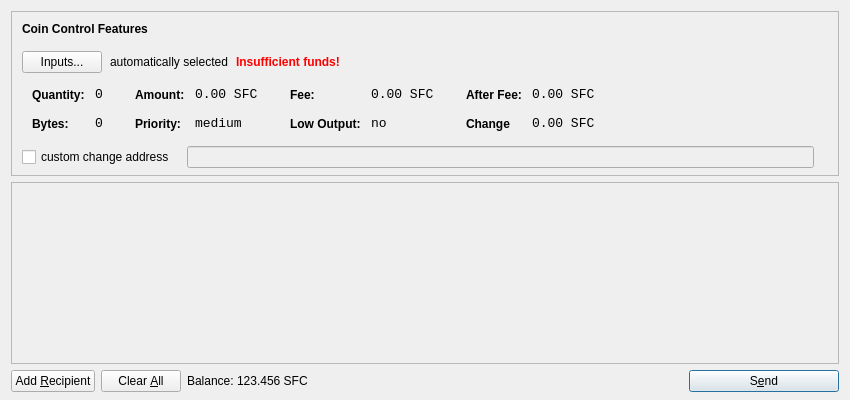
<?xml version="1.0" encoding="UTF-8"?>
<ui version="4.0">
 <class>SendCoinsDialog</class>
 <widget class="QDialog" name="SendCoinsDialog">
  <property name="geometry">
   <rect>
    <x>0</x>
    <y>0</y>
    <width>850</width>
    <height>400</height>
   </rect>
  </property>
  <property name="windowTitle">
   <string>Send Coins</string>
  </property>
  <layout class="QVBoxLayout" name="verticalLayout" stretch="0,1,0">
   <property name="bottomMargin">
    <number>8</number>
   </property>
   <item>
    <widget class="QFrame" name="frameCoinControl">
     <property name="sizePolicy">
      <sizepolicy hsizetype="Expanding" vsizetype="Expanding">
       <horstretch>0</horstretch>
       <verstretch>0</verstretch>
      </sizepolicy>
     </property>
     <property name="maximumSize">
      <size>
       <width>16777215</width>
       <height>16777215</height>
      </size>
     </property>
     <property name="frameShape">
      <enum>QFrame::StyledPanel</enum>
     </property>
     <property name="frameShadow">
      <enum>QFrame::Sunken</enum>
     </property>
     <layout class="QVBoxLayout" name="verticalLayoutCoinControl2">
      <property name="spacing">
       <number>-1</number>
      </property>
      <property name="leftMargin">
       <number>0</number>
      </property>
      <property name="topMargin">
       <number>0</number>
      </property>
      <property name="rightMargin">
       <number>0</number>
      </property>
      <property name="bottomMargin">
       <number>6</number>
      </property>
      <item>
       <layout class="QVBoxLayout" name="verticalLayoutCoinControl" stretch="0,0,0,0,1">
        <property name="spacing">
         <number>0</number>
        </property>
        <property name="leftMargin">
         <number>10</number>
        </property>
        <property name="topMargin">
         <number>10</number>
        </property>
        <item>
         <layout class="QHBoxLayout" name="horizontalLayoutCoinControl1">
          <property name="bottomMargin">
           <number>15</number>
          </property>
          <item>
           <widget class="QLabel" name="labelCoinControlFeatures">
            <property name="sizePolicy">
             <sizepolicy hsizetype="Preferred" vsizetype="Maximum">
              <horstretch>0</horstretch>
              <verstretch>0</verstretch>
             </sizepolicy>
            </property>
            <property name="font">
             <font>
              <weight>75</weight>
              <bold>true</bold>
             </font>
            </property>
            <property name="styleSheet">
             <string notr="true">font-weight:bold;</string>
            </property>
            <property name="text">
             <string>Coin Control Features</string>
            </property>
           </widget>
          </item>
         </layout>
        </item>
        <item>
         <layout class="QHBoxLayout" name="horizontalLayoutCoinControl2" stretch="0,0,0,0">
          <property name="spacing">
           <number>8</number>
          </property>
          <property name="bottomMargin">
           <number>10</number>
          </property>
          <item>
           <widget class="QPushButton" name="pushButtonCoinControl">
            <property name="styleSheet">
             <string notr="true"/>
            </property>
            <property name="text">
             <string>Inputs...</string>
            </property>
           </widget>
          </item>
          <item>
           <widget class="QLabel" name="labelCoinControlAutomaticallySelected">
            <property name="text">
             <string>automatically selected</string>
            </property>
            <property name="margin">
             <number>5</number>
            </property>
           </widget>
          </item>
          <item>
           <widget class="QLabel" name="labelCoinControlInsuffFunds">
            <property name="font">
             <font>
              <weight>75</weight>
              <bold>true</bold>
             </font>
            </property>
            <property name="styleSheet">
             <string notr="true">color:red;font-weight:bold;</string>
            </property>
            <property name="text">
             <string>Insufficient funds!</string>
            </property>
            <property name="margin">
             <number>5</number>
            </property>
           </widget>
          </item>
          <item>
           <spacer name="horizontalSpacerCoinControl">
            <property name="orientation">
             <enum>Qt::Horizontal</enum>
            </property>
            <property name="sizeHint" stdset="0">
             <size>
              <width>40</width>
              <height>1</height>
             </size>
            </property>
           </spacer>
          </item>
         </layout>
        </item>
        <item>
         <widget class="QWidget" name="widgetCoinControl" native="true">
          <property name="sizePolicy">
           <sizepolicy hsizetype="Preferred" vsizetype="Preferred">
            <horstretch>0</horstretch>
            <verstretch>0</verstretch>
           </sizepolicy>
          </property>
          <property name="minimumSize">
           <size>
            <width>0</width>
            <height>0</height>
           </size>
          </property>
          <property name="styleSheet">
           <string notr="true"/>
          </property>
          <layout class="QHBoxLayout" name="horizontalLayoutCoinControl5">
           <property name="margin">
            <number>0</number>
           </property>
           <item>
            <layout class="QHBoxLayout" name="horizontalLayoutCoinControl3" stretch="0,0,0,1">
             <property name="spacing">
              <number>20</number>
             </property>
             <property name="topMargin">
              <number>0</number>
             </property>
             <property name="bottomMargin">
              <number>10</number>
             </property>
             <item>
              <layout class="QFormLayout" name="formLayoutCoinControl1">
               <property name="horizontalSpacing">
                <number>10</number>
               </property>
               <property name="verticalSpacing">
                <number>14</number>
               </property>
               <property name="leftMargin">
                <number>10</number>
               </property>
               <property name="topMargin">
                <number>4</number>
               </property>
               <property name="rightMargin">
                <number>6</number>
               </property>
               <item row="0" column="0">
                <widget class="QLabel" name="labelCoinControlQuantityText">
                 <property name="styleSheet">
                  <string notr="true">font-weight:bold;</string>
                 </property>
                 <property name="text">
                  <string>Quantity:</string>
                 </property>
                 <property name="margin">
                  <number>0</number>
                 </property>
                </widget>
               </item>
               <item row="0" column="1">
                <widget class="QLabel" name="labelCoinControlQuantity">
                 <property name="font">
                  <font>
                   <family>Monospace</family>
                   <pointsize>10</pointsize>
                  </font>
                 </property>
                 <property name="cursor">
                  <cursorShape>IBeamCursor</cursorShape>
                 </property>
                 <property name="contextMenuPolicy">
                  <enum>Qt::ActionsContextMenu</enum>
                 </property>
                 <property name="text">
                  <string>0</string>
                 </property>
                 <property name="margin">
                  <number>0</number>
                 </property>
                 <property name="textInteractionFlags">
                  <set>Qt::LinksAccessibleByMouse|Qt::TextSelectableByKeyboard|Qt::TextSelectableByMouse</set>
                 </property>
                </widget>
               </item>
               <item row="1" column="0">
                <widget class="QLabel" name="labelCoinControlBytesText">
                 <property name="styleSheet">
                  <string notr="true">font-weight:bold;</string>
                 </property>
                 <property name="text">
                  <string>Bytes:</string>
                 </property>
                </widget>
               </item>
               <item row="1" column="1">
                <widget class="QLabel" name="labelCoinControlBytes">
                 <property name="font">
                  <font>
                   <family>Monospace</family>
                   <pointsize>10</pointsize>
                  </font>
                 </property>
                 <property name="cursor">
                  <cursorShape>IBeamCursor</cursorShape>
                 </property>
                 <property name="contextMenuPolicy">
                  <enum>Qt::ActionsContextMenu</enum>
                 </property>
                 <property name="text">
                  <string>0</string>
                 </property>
                 <property name="textInteractionFlags">
                  <set>Qt::LinksAccessibleByMouse|Qt::TextSelectableByKeyboard|Qt::TextSelectableByMouse</set>
                 </property>
                </widget>
               </item>
              </layout>
             </item>
             <item>
              <layout class="QFormLayout" name="formLayoutCoinControl2">
               <property name="horizontalSpacing">
                <number>10</number>
               </property>
               <property name="verticalSpacing">
                <number>14</number>
               </property>
               <property name="leftMargin">
                <number>6</number>
               </property>
               <property name="topMargin">
                <number>4</number>
               </property>
               <property name="rightMargin">
                <number>6</number>
               </property>
               <item row="0" column="0">
                <widget class="QLabel" name="labelCoinControlAmountText">
                 <property name="styleSheet">
                  <string notr="true">font-weight:bold;</string>
                 </property>
                 <property name="text">
                  <string>Amount:</string>
                 </property>
                 <property name="margin">
                  <number>0</number>
                 </property>
                </widget>
               </item>
               <item row="0" column="1">
                <widget class="QLabel" name="labelCoinControlAmount">
                 <property name="font">
                  <font>
                   <family>Monospace</family>
                   <pointsize>10</pointsize>
                  </font>
                 </property>
                 <property name="cursor">
                  <cursorShape>IBeamCursor</cursorShape>
                 </property>
                 <property name="contextMenuPolicy">
                  <enum>Qt::ActionsContextMenu</enum>
                 </property>
                 <property name="text">
                  <string>0.00 SFC</string>
                 </property>
                 <property name="textInteractionFlags">
                  <set>Qt::LinksAccessibleByMouse|Qt::TextSelectableByKeyboard|Qt::TextSelectableByMouse</set>
                 </property>
                </widget>
               </item>
               <item row="1" column="0">
                <widget class="QLabel" name="labelCoinControlPriorityText">
                 <property name="styleSheet">
                  <string notr="true">font-weight:bold;</string>
                 </property>
                 <property name="text">
                  <string>Priority:</string>
                 </property>
                </widget>
               </item>
               <item row="1" column="1">
                <widget class="QLabel" name="labelCoinControlPriority">
                 <property name="font">
                  <font>
                   <family>Monospace</family>
                   <pointsize>10</pointsize>
                  </font>
                 </property>
                 <property name="cursor">
                  <cursorShape>IBeamCursor</cursorShape>
                 </property>
                 <property name="contextMenuPolicy">
                  <enum>Qt::ActionsContextMenu</enum>
                 </property>
                 <property name="text">
                  <string>medium</string>
                 </property>
                 <property name="textInteractionFlags">
                  <set>Qt::LinksAccessibleByMouse|Qt::TextSelectableByKeyboard|Qt::TextSelectableByMouse</set>
                 </property>
                </widget>
               </item>
              </layout>
             </item>
             <item>
              <layout class="QFormLayout" name="formLayoutCoinControl3">
               <property name="horizontalSpacing">
                <number>10</number>
               </property>
               <property name="verticalSpacing">
                <number>14</number>
               </property>
               <property name="leftMargin">
                <number>6</number>
               </property>
               <property name="topMargin">
                <number>4</number>
               </property>
               <property name="rightMargin">
                <number>6</number>
               </property>
               <item row="0" column="0">
                <widget class="QLabel" name="labelCoinControlFeeText">
                 <property name="styleSheet">
                  <string notr="true">font-weight:bold;</string>
                 </property>
                 <property name="text">
                  <string>Fee:</string>
                 </property>
                 <property name="margin">
                  <number>0</number>
                 </property>
                </widget>
               </item>
               <item row="0" column="1">
                <widget class="QLabel" name="labelCoinControlFee">
                 <property name="font">
                  <font>
                   <family>Monospace</family>
                   <pointsize>10</pointsize>
                  </font>
                 </property>
                 <property name="cursor">
                  <cursorShape>IBeamCursor</cursorShape>
                 </property>
                 <property name="contextMenuPolicy">
                  <enum>Qt::ActionsContextMenu</enum>
                 </property>
                 <property name="text">
                  <string>0.00 SFC</string>
                 </property>
                 <property name="textInteractionFlags">
                  <set>Qt::LinksAccessibleByMouse|Qt::TextSelectableByKeyboard|Qt::TextSelectableByMouse</set>
                 </property>
                </widget>
               </item>
               <item row="1" column="0">
                <widget class="QLabel" name="labelCoinControlLowOutputText">
                 <property name="styleSheet">
                  <string notr="true">font-weight:bold;</string>
                 </property>
                 <property name="text">
                  <string>Low Output:</string>
                 </property>
                </widget>
               </item>
               <item row="1" column="1">
                <widget class="QLabel" name="labelCoinControlLowOutput">
                 <property name="font">
                  <font>
                   <family>Monospace</family>
                   <pointsize>10</pointsize>
                  </font>
                 </property>
                 <property name="cursor">
                  <cursorShape>IBeamCursor</cursorShape>
                 </property>
                 <property name="contextMenuPolicy">
                  <enum>Qt::ActionsContextMenu</enum>
                 </property>
                 <property name="text">
                  <string>no</string>
                 </property>
                 <property name="textInteractionFlags">
                  <set>Qt::LinksAccessibleByMouse|Qt::TextSelectableByKeyboard|Qt::TextSelectableByMouse</set>
                 </property>
                </widget>
               </item>
              </layout>
             </item>
             <item>
              <layout class="QFormLayout" name="formLayoutCoinControl4">
               <property name="horizontalSpacing">
                <number>10</number>
               </property>
               <property name="verticalSpacing">
                <number>14</number>
               </property>
               <property name="leftMargin">
                <number>6</number>
               </property>
               <property name="topMargin">
                <number>4</number>
               </property>
               <property name="rightMargin">
                <number>6</number>
               </property>
               <item row="0" column="0">
                <widget class="QLabel" name="labelCoinControlAfterFeeText">
                 <property name="styleSheet">
                  <string notr="true">font-weight:bold;</string>
                 </property>
                 <property name="text">
                  <string>After Fee:</string>
                 </property>
                 <property name="margin">
                  <number>0</number>
                 </property>
                </widget>
               </item>
               <item row="0" column="1">
                <widget class="QLabel" name="labelCoinControlAfterFee">
                 <property name="font">
                  <font>
                   <family>Monospace</family>
                   <pointsize>10</pointsize>
                  </font>
                 </property>
                 <property name="cursor">
                  <cursorShape>IBeamCursor</cursorShape>
                 </property>
                 <property name="contextMenuPolicy">
                  <enum>Qt::ActionsContextMenu</enum>
                 </property>
                 <property name="text">
                  <string>0.00 SFC</string>
                 </property>
                 <property name="textInteractionFlags">
                  <set>Qt::LinksAccessibleByMouse|Qt::TextSelectableByKeyboard|Qt::TextSelectableByMouse</set>
                 </property>
                </widget>
               </item>
               <item row="1" column="0">
                <widget class="QLabel" name="labelCoinControlChangeText">
                 <property name="styleSheet">
                  <string notr="true">font-weight:bold;</string>
                 </property>
                 <property name="text">
                  <string>Change</string>
                 </property>
                </widget>
               </item>
               <item row="1" column="1">
                <widget class="QLabel" name="labelCoinControlChange">
                 <property name="font">
                  <font>
                   <family>Monospace</family>
                   <pointsize>10</pointsize>
                  </font>
                 </property>
                 <property name="cursor">
                  <cursorShape>IBeamCursor</cursorShape>
                 </property>
                 <property name="contextMenuPolicy">
                  <enum>Qt::ActionsContextMenu</enum>
                 </property>
                 <property name="text">
                  <string>0.00 SFC</string>
                 </property>
                 <property name="textInteractionFlags">
                  <set>Qt::LinksAccessibleByMouse|Qt::TextSelectableByKeyboard|Qt::TextSelectableByMouse</set>
                 </property>
                </widget>
               </item>
              </layout>
             </item>
            </layout>
           </item>
          </layout>
         </widget>
        </item>
        <item>
         <layout class="QHBoxLayout" name="horizontalLayoutCoinControl4" stretch="0,0,0">
          <property name="spacing">
           <number>12</number>
          </property>
          <property name="sizeConstraint">
           <enum>QLayout::SetDefaultConstraint</enum>
          </property>
          <property name="topMargin">
           <number>5</number>
          </property>
          <property name="rightMargin">
           <number>5</number>
          </property>
          <item>
           <widget class="QCheckBox" name="checkBoxCoinControlChange">
            <property name="text">
             <string>custom change address</string>
            </property>
           </widget>
          </item>
          <item>
           <widget class="QLineEdit" name="lineEditCoinControlChange">
            <property name="enabled">
             <bool>false</bool>
            </property>
            <property name="sizePolicy">
             <sizepolicy hsizetype="Expanding" vsizetype="Fixed">
              <horstretch>0</horstretch>
              <verstretch>0</verstretch>
             </sizepolicy>
            </property>
           </widget>
          </item>
          <item>
           <widget class="QLabel" name="labelCoinControlChangeLabel">
            <property name="sizePolicy">
             <sizepolicy hsizetype="Preferred" vsizetype="Expanding">
              <horstretch>0</horstretch>
              <verstretch>0</verstretch>
             </sizepolicy>
            </property>
            <property name="minimumSize">
             <size>
              <width>0</width>
              <height>0</height>
             </size>
            </property>
            <property name="text">
             <string/>
            </property>
            <property name="margin">
             <number>3</number>
            </property>
           </widget>
          </item>
         </layout>
        </item>
        <item>
         <spacer name="verticalSpacerCoinControl">
          <property name="orientation">
           <enum>Qt::Vertical</enum>
          </property>
          <property name="sizeHint" stdset="0">
           <size>
            <width>800</width>
            <height>1</height>
           </size>
          </property>
         </spacer>
        </item>
       </layout>
      </item>
     </layout>
    </widget>
   </item>
   <item>
    <widget class="QScrollArea" name="scrollArea">
     <property name="widgetResizable">
      <bool>true</bool>
     </property>
     <widget class="QWidget" name="scrollAreaWidgetContents">
      <property name="geometry">
       <rect>
        <x>0</x>
        <y>0</y>
        <width>830</width>
        <height>165</height>
       </rect>
      </property>
      <layout class="QVBoxLayout" name="verticalLayout_2">
       <property name="margin">
        <number>0</number>
       </property>
       <item>
        <layout class="QVBoxLayout" name="entries">
         <property name="spacing">
          <number>6</number>
         </property>
        </layout>
       </item>
       <item>
        <spacer name="verticalSpacer">
         <property name="orientation">
          <enum>Qt::Vertical</enum>
         </property>
         <property name="sizeHint" stdset="0">
          <size>
           <width>20</width>
           <height>40</height>
          </size>
         </property>
        </spacer>
       </item>
      </layout>
     </widget>
    </widget>
   </item>
   <item>
    <layout class="QHBoxLayout" name="horizontalLayout">
     <item>
      <widget class="QPushButton" name="addButton">
       <property name="toolTip">
        <string>Send to multiple recipients at once</string>
       </property>
       <property name="text">
        <string>Add &amp;Recipient</string>
       </property>
       <property name="icon">
        <iconset resource="../bitcoin.qrc">
         <normaloff>:/icons/add</normaloff>:/icons/add</iconset>
       </property>
       <property name="autoDefault">
        <bool>false</bool>
       </property>
      </widget>
     </item>
     <item>
      <widget class="QPushButton" name="clearButton">
       <property name="sizePolicy">
        <sizepolicy hsizetype="Minimum" vsizetype="Fixed">
         <horstretch>0</horstretch>
         <verstretch>0</verstretch>
        </sizepolicy>
       </property>
       <property name="toolTip">
        <string>Remove all transaction fields</string>
       </property>
       <property name="text">
        <string>Clear &amp;All</string>
       </property>
       <property name="icon">
        <iconset resource="../bitcoin.qrc">
         <normaloff>:/icons/remove</normaloff>:/icons/remove</iconset>
       </property>
       <property name="autoRepeatDelay">
        <number>300</number>
       </property>
       <property name="autoDefault">
        <bool>false</bool>
       </property>
      </widget>
     </item>
     <item>
      <layout class="QHBoxLayout" name="horizontalLayout_2">
       <property name="spacing">
        <number>3</number>
       </property>
       <item>
        <widget class="QLabel" name="label">
         <property name="sizePolicy">
          <sizepolicy hsizetype="Preferred" vsizetype="Fixed">
           <horstretch>0</horstretch>
           <verstretch>0</verstretch>
          </sizepolicy>
         </property>
         <property name="text">
          <string>Balance:</string>
         </property>
        </widget>
       </item>
       <item>
        <widget class="QLabel" name="labelBalance">
         <property name="sizePolicy">
          <sizepolicy hsizetype="Preferred" vsizetype="Fixed">
           <horstretch>0</horstretch>
           <verstretch>0</verstretch>
          </sizepolicy>
         </property>
         <property name="cursor">
          <cursorShape>IBeamCursor</cursorShape>
         </property>
         <property name="text">
          <string>123.456 SFC</string>
         </property>
         <property name="textInteractionFlags">
          <set>Qt::LinksAccessibleByMouse|Qt::TextSelectableByKeyboard|Qt::TextSelectableByMouse</set>
         </property>
        </widget>
       </item>
      </layout>
     </item>
     <item>
      <spacer name="horizontalSpacer">
       <property name="orientation">
        <enum>Qt::Horizontal</enum>
       </property>
       <property name="sizeHint" stdset="0">
        <size>
         <width>40</width>
         <height>20</height>
        </size>
       </property>
      </spacer>
     </item>
     <item>
      <widget class="QPushButton" name="sendButton">
       <property name="minimumSize">
        <size>
         <width>150</width>
         <height>0</height>
        </size>
       </property>
       <property name="toolTip">
        <string>Confirm the send action</string>
       </property>
       <property name="text">
        <string>S&amp;end</string>
       </property>
       <property name="icon">
        <iconset resource="../bitcoin.qrc">
         <normaloff>:/icons/send</normaloff>:/icons/send</iconset>
       </property>
       <property name="default">
        <bool>true</bool>
       </property>
      </widget>
     </item>
    </layout>
   </item>
  </layout>
 </widget>
 <resources>
  <include location="../bitcoin.qrc"/>
 </resources>
 <connections/>
</ui>
